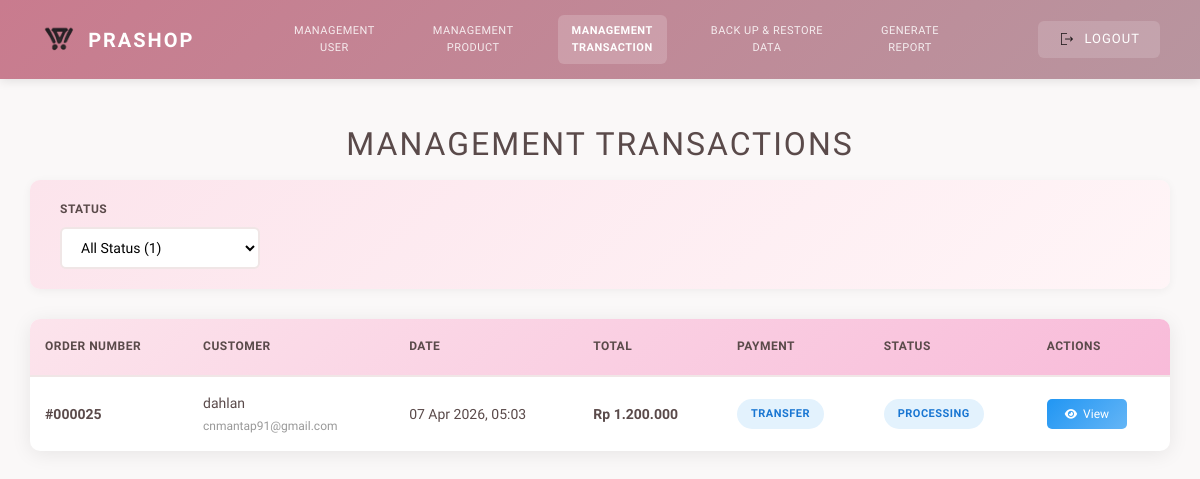
Before: /admin/management_transaction.php (signed in) with the older database file.
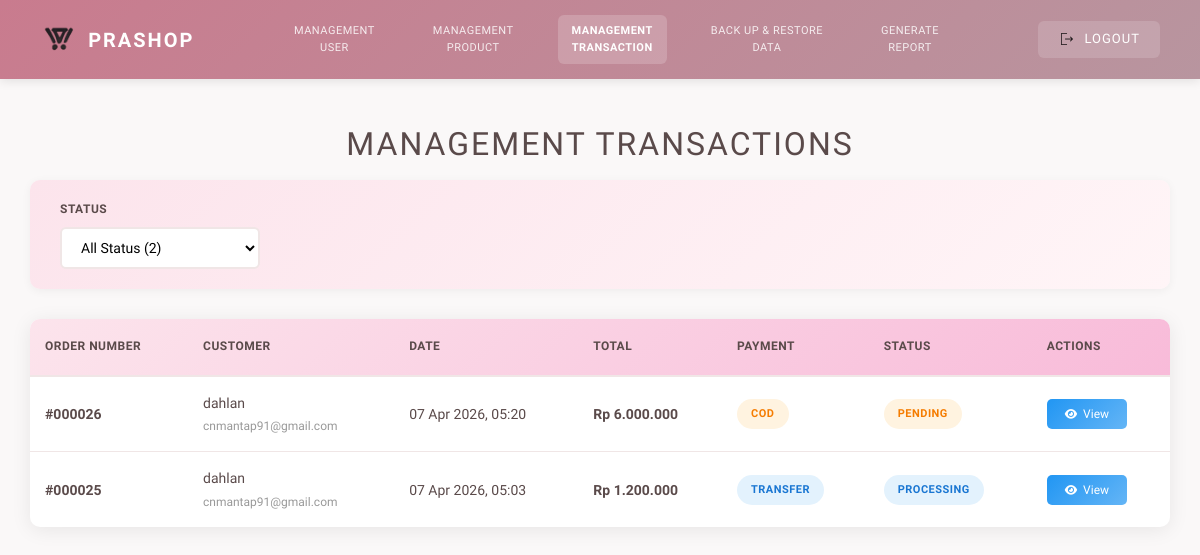
After: the same page with the newer database file.
### tables this page shows
CREATE TABLE `transactions` (
  `id` int(11) NOT NULL AUTO_INCREMENT,
  `user_id` int(11) NOT NULL,
  `customer_name` varchar(100) DEFAULT NULL,
  `phone` varchar(20) DEFAULT NULL,
  `email` varchar(100) DEFAULT NULL,
  `payment_method` enum('cod','transfer') DEFAULT 'cod',
  `address` text DEFAULT NULL,
  `proof_path` varchar(255) DEFAULT NULL,
  `total_amount` int(11) DEFAULT NULL,
  `status` enum('pending','processing','paid','shipped','completed','cancelled') NOT NULL DEFAULT 'pending',
  `created_at` datetime DEFAULT NULL,
  PRIMARY KEY (`id`),
  KEY `user_id` (`user_id`),
  CONSTRAINT `transactions_ibfk_1` FOREIGN KEY (`user_id`) REFERENCES `users` (`id`)
);

### admin/management_transaction.php (the view, shortened to what the changed rows need)
<?php
$host = "localhost";
$db_user = "root";
$db_pass = "";
$db_name = "prashop_db";
$conn = new mysqli($host, $db_user, $db_pass, $db_name);
$transactions = [];
$status_counts = ['all' => 0, 'pending' => 0, 'processing' => 0, 'shipped' => 0, 'completed' => 0, 'cancelled' => 0];
$status_filter = isset($_GET['status']) ? $_GET['status'] : '';
$sql = "SELECT t.*, u.username as user_name
        FROM transactions t
        LEFT JOIN users u ON t.user_id = u.id";
$sql .= " ORDER BY t.created_at DESC";
$result = $conn->query($sql);
if ($result && $result->num_rows > 0) {
    while($row = $result->fetch_assoc()) {
        $transactions[] = $row;
    }
}
$count_result = $conn->query("SELECT status, COUNT(*) as count FROM transactions GROUP BY status");
if ($count_result) {
    while($row = $count_result->fetch_assoc()) {
        if (isset($status_counts[$row['status']])) {
            $status_counts[$row['status']] = $row['count'];
            $status_counts['all'] += $row['count'];
        }
    }
}
?>
<!DOCTYPE html>
<html lang="id">
<head>
    <link rel="stylesheet" href="../style.css">
    <link rel="stylesheet" href="https://cdnjs.cloudflare.com/ajax/libs/font-awesome/6.0.0/css/all.min.css">
</head>
<body class="home-body">
    <main class="content-container">
        <h1 class="page-title">MANAGEMENT TRANSACTIONS</h1>
        <div class="filter-section">
            <div class="filter-group">
                <label>Status</label>
                <select id="statusFilter" onchange="filterTransactions()">
                    <option value="" <?php echo $status_filter === '' ? 'selected' : ''; ?>>
                        All Status (<?php echo $status_counts['all']; ?>)
                    </option>
                </select>
            </div>
        </div>
        <div class="transactions-table-container">
            <table class="transactions-table">
                <thead>
                    <tr>
                        <th>ORDER NUMBER</th>
                        <th>CUSTOMER</th>
                        <th>DATE</th>
                        <th>TOTAL</th>
                        <th>PAYMENT</th>
                        <th>STATUS</th>
                        <th>ACTIONS</th>
                    </tr>
                </thead>
                <tbody>
                    <?php if (empty($transactions)): ?>
                    <tr>
                        <td colspan="7" style="text-align: center; padding: 80px 20px;">
                            <i class="fas fa-receipt" style="font-size: 80px; margin-bottom: 20px; display: block; opacity: 0.3;"></i>
                            <p style="font-size: 18px; margin: 0; color: #999;">No transactions found</p>
                            <p style="font-size: 14px; margin: 10px 0 0; color: #bbb;">Transactions will appear here when customers make purchases</p>
                        </td>
                    </tr>
                    <?php else: ?>
                    <?php foreach ($transactions as $trx): ?>
                    <tr>
                        <td><strong>#<?php echo str_pad($trx['id'], 6, '0', STR_PAD_LEFT); ?></strong></td>
                        <td>
                            <?php echo htmlspecialchars($trx['customer_name']); ?>
                            <br><small style="color: #999; font-size: 12px;">
                                <?php echo htmlspecialchars($trx['email'] ?? '-'); ?>
                            </small>
                        </td>
                        <td><?php echo date('d M Y, H:i', strtotime($trx['created_at'])); ?></td>
                        <td><strong>Rp <?php echo number_format($trx['total_amount'], 0, ',', '.'); ?></strong></td>
                        <td>
                            <span class="payment-badge <?php echo $trx['payment_method']; ?>">
                                <?php echo strtoupper($trx['payment_method']); ?>
                            </span>
                        </td>
                        <td>
                            <span class="status-badge-trx <?php echo $trx['status']; ?>">
                                <?php echo strtoupper($trx['status']); ?>
                            </span>
                        </td>
                        <td>
                            <button class="btn-action-view" onclick='viewTransaction(<?php echo htmlspecialchars(json_encode($trx, JSON_UNESCAPED_SLASHES)); ?>)'>
                                <i class="fas fa-eye"></i> View
                            </button>
                        </td>
                    </tr>
                    <?php endforeach; ?>
                    <?php endif; ?>
                </tbody>
            </table>
        </div>
    </main>
</body>
</html>

Changed rows visible on the page:
added transactions: id "000026", customer_name "dahlan", email "cnmantap91@gmail.com", created_at "07 Apr 2026, 05:20", total_amount "6.000.000", payment_method "COD", status "PENDING"
Other visible differences:
form field value: "All Status (1)" → "All Status (2)"
